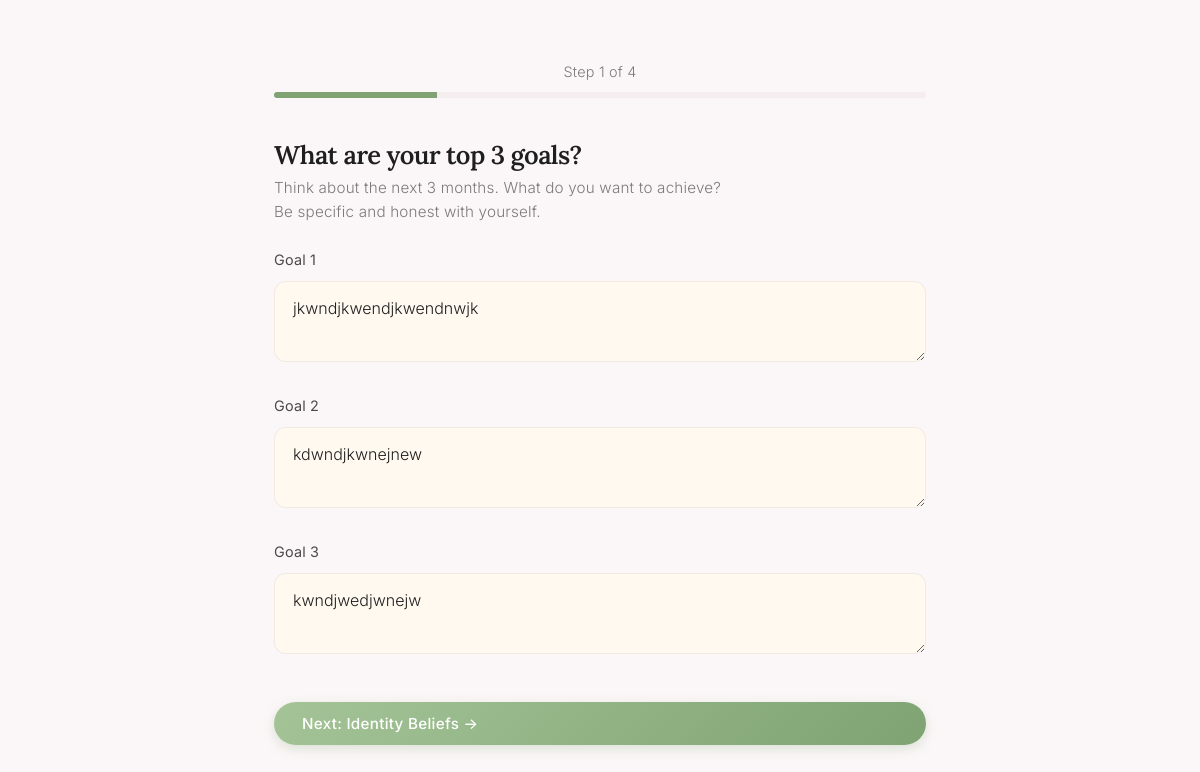
/onboarding/goals (signed in), run on the app's committed database.
### tables this page shows
CREATE TABLE goals (
            id INTEGER PRIMARY KEY AUTOINCREMENT,
            user_id INTEGER NOT NULL,
            goal_text TEXT NOT NULL,
            created_at TEXT NOT NULL,
            FOREIGN KEY (user_id) REFERENCES users(id)
        );

### app.py (the view, shortened to what this page needs)
@app.route("/onboarding/goals", methods=["GET", "POST"])
@login_required
def onboarding_goals():
    user_id = session['user_id']
    conn = get_db_connection()
    cur = conn.cursor()
    cur.execute("SELECT goal_text FROM goals WHERE user_id = ? ORDER BY id ASC", (user_id,))
    existing_goals = [row['goal_text'] for row in cur.fetchall()]
    conn.close()
    return render_template(
        "onboarding_goals.html",
        step=1,
        total_steps=4,
        existing_goals=existing_goals if existing_goals else ["", "", ""]
    )

### app.py (called while the page is built)
def get_db_connection():
    conn = sqlite3.connect(DB_PATH, timeout=30)  # Increased timeout to 30 seconds
    conn.row_factory = sqlite3.Row
    conn.execute("PRAGMA journal_mode=WAL")  # Enable Write-Ahead Logging for better concurrency
    return conn

def login_required(f):
    @wraps(f)
    def decorated_function(*args, **kwargs):
        if 'user_id' not in session:
            return redirect(url_for('landing'))
        return f(*args, **kwargs)
    return decorated_function

### templates/onboarding_goals.html (shortened to what this page needs)
<!doctype html>
<html lang="en">
<head>
    <link rel="stylesheet" href="{{ url_for('static', filename='calm.css') }}">
</head>
<body>
<div class="page-wrapper">
    <main class="page-content" style="max-width: 700px; margin: 0 auto; padding-top: 60px;">
        <div style="text-align: center; margin-bottom: 40px;">
            <p style="color: var(--text-muted); font-size: 0.9rem; margin-bottom: 8px;">
                Step {{ step }} of {{ total_steps }}
            </p>
            <div style="width: 100%; height: 6px; background: var(--bg-secondary); border-radius: 3px; overflow: hidden;">
                <div style="width: {{ (step / total_steps) * 100 }}%; height: 100%; background: var(--sage-green); transition: width 0.4s;"></div>
            </div>
        </div>
        <div class="section-header fade-in-up">
            <h1 class="section-title">What are your top 3 goals?</h1>
            <p class="section-subtitle">
                Think about the next 3 months. What do you want to achieve?<br>
                Be specific and honest with yourself.
            </p>
        </div>
        <form method="post" class="fade-in-up">
            <div class="form-group">
                <label for="goal_1" class="form-label">Goal 1</label>
                <textarea
                    id="goal_1"
                    name="goal_1"
                    rows="2"
                    required
                    placeholder="E.g., Complete my final year project"
                >{{ existing_goals[0] }}</textarea>
            </div>
            <div class="form-group">
                <label for="goal_2" class="form-label">Goal 2</label>
                <textarea
                    id="goal_2"
                    name="goal_2"
                    rows="2"
                    required
                    placeholder="E.g., Build a consistent study routine"
                >{{ existing_goals[1] }}</textarea>
            </div>
            <div class="form-group">
                <label for="goal_3" class="form-label">Goal 3</label>
                <textarea
                    id="goal_3"
                    name="goal_3"
                    rows="2"
                    required
                    placeholder="E.g., Improve my time management skills"
                >{{ existing_goals[2] }}</textarea>
            </div>
            <button type="submit" class="btn-calm" style="width: 100%; margin-top: 16px;">
                Next: Identity Beliefs →
            </button>
        </form>
    </main>
</div>
</body>
</html>

### static/calm.css (style rules this page uses)
:root { --sage-green: #7FA372; --sage-green-dark: #5D8A52; --sage-green-light: #A4C497; --warm-sand: #E0C9B0; --soft-lavender: #A8AADB; --blush-pink: #F4A5A8; --blush-pink-light: #FFD4D6; --cream: #FFF9F0; --stone-gray: #6B6B6B; --stone-gray-light: #9E9E9E; --bg-primary: #FBF7F8; --bg-secondary: #F5EDEF; --bg-card: #FFFFFF; --awareness-blue: #6BA3D0; --alignment-gold: #D4AF6A; --action-green: #7FA372; --emotion-overwhelmed: #E57373; --emotion-anxious: #BA68C8; --emotion-stuck: #FFA726; --emotion-stressed: #EF5350; --emotion-tired: #64B5F6; --emotion-calm: #81C784; --text-primary: #1F1F1F; --text-secondary: #4A4A4A; --text-muted: #7A7A7A; --transition-quick: 0.3s; --transition-medium: 0.6s; --transition-slow: 1.2s; --transition-breath: 4s; --ease-calm: cubic-bezier(0.25, 0.46, 0.45, 0.94); --space-xs: 8px; --space-sm: 16px; --space-md: 24px; --space-lg: 40px; --space-xl: 64px; --radius-sm: 8px; --radius-md: 12px; --radius-lg: 16px; --radius-xl: 24px; --radius-pill: 999px; }
*, *::before, *::after { box-sizing: border-box; }
body { font-family: 'Inter', system-ui, -apple-system, sans-serif; font-weight: 300; font-size: 1rem; line-height: 1.7; color: var(--text-primary); background-color: var(--bg-primary); letter-spacing: 0.2px; -webkit-font-smoothing: antialiased; margin: 0; padding: 0; }
h1, h2, h3, h4 { font-family: 'Lora', Georgia, serif; font-weight: 500; color: var(--text-primary); line-height: 1.3; margin: 0; }
h1 { font-size: 2.2rem; letter-spacing: -0.6px; margin-bottom: var(--space-sm); font-weight: 600; }
p { font-size: 1rem; line-height: 1.7; color: var(--text-secondary); margin: 0; }
.page-wrapper { min-height: 100vh; display: flex; flex-direction: column; }
.page-content { flex: 1; max-width: 720px; width: 100%; margin: 0 auto; padding: var(--space-lg) var(--space-md) var(--space-xl); }
.section-header { margin-bottom: var(--space-md); }
.section-title { font-family: 'Lora', Georgia, serif; font-size: 1.6rem; color: var(--text-primary); margin-bottom: 4px; }
.section-subtitle { font-size: 0.95rem; color: var(--text-muted); line-height: 1.6; }
.btn-calm { display: inline-flex; align-items: center; gap: 8px; background: linear-gradient(135deg, var(--sage-green-light) 0%, var(--sage-green) 100%); color: white; border: none; border-radius: var(--radius-pill); padding: 12px 28px; font-size: 0.95rem; font-weight: 500; font-family: inherit; letter-spacing: 0.3px; cursor: pointer; box-shadow: 0 4px 12px rgba(127, 163, 114, 0.25); transition: all var(--transition-quick) var(--ease-calm); }
textarea, input[type="text"], input[type="password"], .form-input { width: 100%; background: var(--cream); border: 1px solid rgba(0, 0, 0, 0.06); border-radius: var(--radius-md); padding: 14px 18px; font-family: inherit; font-size: 1rem; font-weight: 300; line-height: 1.6; color: var(--text-primary); transition: all var(--transition-quick) var(--ease-calm); resize: vertical; }
textarea::placeholder, input::placeholder { color: var(--stone-gray-light); font-weight: 300; }
.form-label { display: block; font-size: 0.9rem; color: var(--text-secondary); margin-bottom: var(--space-xs); font-weight: 400; }
.form-group { margin-bottom: var(--space-md); }
.fade-in-up { animation: fadeInUp var(--transition-slow) var(--ease-calm); }

### data on the page
goals: goal_1 "jkwndjkwendjkwendnwjk"
goals: goal_2 "kdwndjkwnejnew"
goals: goal_3 "kwndjwedjwnejw"

### other printed values
{{ step }} "1"
{{ total_steps }} "4"
